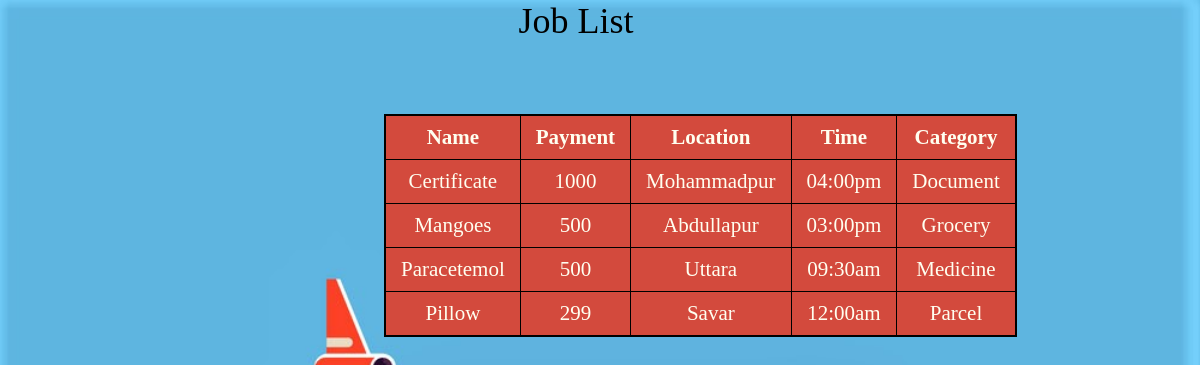
/Model/displayitem.php, run on the app's committed database.
### tables this page shows
CREATE TABLE `jobs` (
  `job_name` varchar(40) NOT NULL,
  `job_payment` varchar(40) NOT NULL,
  `job_location` varchar(40) NOT NULL,
  `delivery_time` varchar(40) NOT NULL,
  `job_category` varchar(30) NOT NULL
);

### Model/displayitem.php (the view, shortened to what this page needs)
<?php
  include_once 'dbh.inc.php';
  $sql="Select * from jobs";
  $data=mysqli_query($conn,$sql);
  ?>
  <link rel="stylesheet" href="../View/CSS/style.css">
  <header class="pth">
    Job List <br>
  </header>
  <div class="tl1">
  <table>
    <tr>
      <th>Name</th>
      <th>Payment</th>
      <th>Location</th>
      <th>Time</th>
      <th>Category</th>
    </tr>
    <?php
    while($result=mysqli_fetch_assoc($data)){
      echo "<tr>
      <td>".$result['job_name']."</td>
      <td>".$result['job_payment']."</td>
      <td>".$result['job_location']."</td>
      <td>".$result['delivery_time']."</td>
      <td>".$result['job_category']."</td>
      </tr>";
    }
?>
</table></div>

### View/css/style.css (style rules this page uses)
::placeholder { color: #999 !important; }
.tl1 table { border: 2px solid black; table-collapse: collapse; border-collapse: collapse; text-align: center; margin-left: 32%; margin-top: 6%; background: #ff2300ba; font-size: 21px; margin-bottom: 120px; color: ivory; }
th, td { border: 1px solid black; padding: 9px 15px; }
.pth { text-align: center; font-size: 36px; width: 96%; }
.tl1 { position: relative; }

### data on the page
jobs: job_name "Certificate", job_payment "1000", job_location "Mohammadpur", delivery_time "04:00pm", job_category "Document"
jobs: job_name "Mangoes", job_payment "500", job_location "Abdullapur", delivery_time "03:00pm", job_category "Grocery"
jobs: job_name "Paracetemol", job_payment "500", job_location "Uttara", delivery_time "09:30am", job_category "Medicine"
jobs: job_name "Pillow", job_payment "299", job_location "Savar", delivery_time "12:00am", job_category "Parcel"
